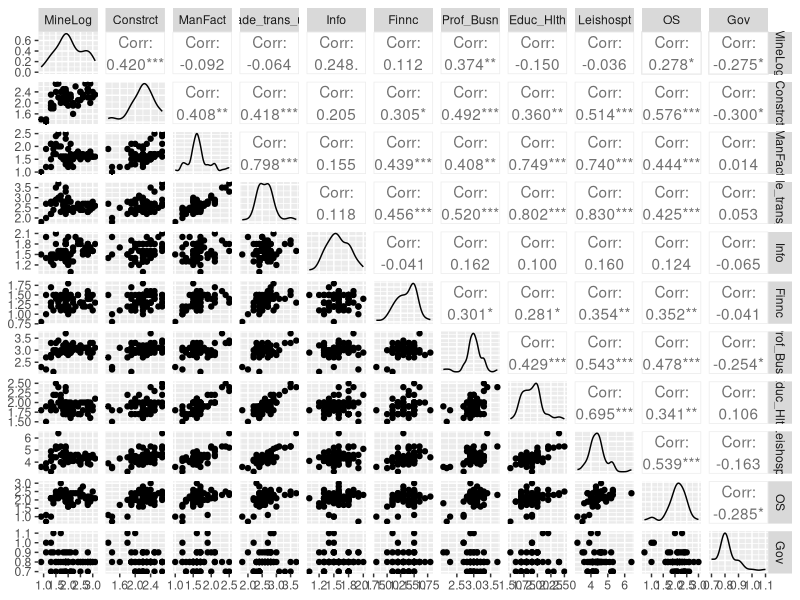
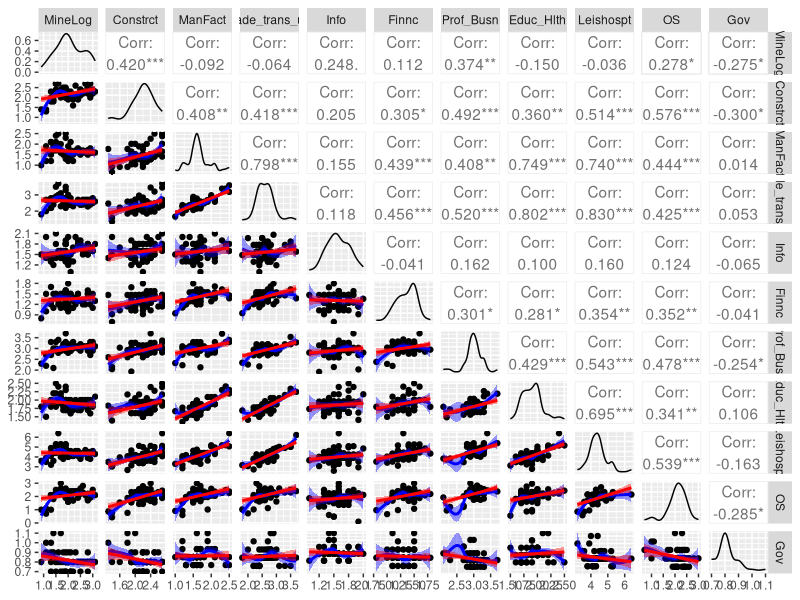
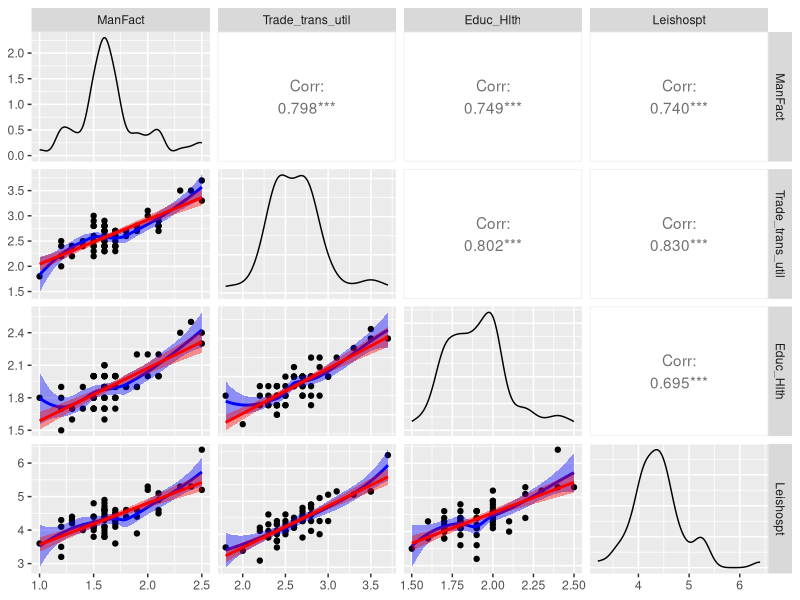

The R source for these figures, in order:
# CS504 Working Version for Final Project
# Date 11-25-21
#########################
# Bill Thomson 
# Original code provided for RF  Lab 
# R Studio Version 1.4.1106
# R version 4,04
# Windows 10, i7 10th gen 64-bit operating system, x64-based processor 
# 64GB ram and 4TB SSD
########################  
# Correlation wit Loess Regression Lines Quits Data
# Code adapted from STAT 515 Labs, Original By:       Daniel Carr
########################

library(GGally)
library(ggplot2)
setwd("C:/Users/billa/Desktop/CS504 Working Data Sets")
QI <- read.csv(file="QuitsIndustry_2016-2021q.csv", header = TRUE, 
               sep=',', row.names =1)
data <- QI
ggpairs(QI)
head(QI)
windows(width=9, height=9) ## For MS Windows
ggpair_fn <- function(data, mapping, ...){
  p <- ggplot(data=data, mapping = mapping) +
    geom_point() +
    geom_smooth(method='loess', fill="blue", color="blue", ...) +
    geom_smooth(method= 'lm', fill="red", color="red", ...)
  p
}
ggp1 = ggpairs(QI,columns = 1:11, lower = list(continuous = ggpair_fn))
ggp1
ggp2 = ggpairs(QI,c(3,4,8,9), lower = list(continuous = ggpair_fn))
ggp2
